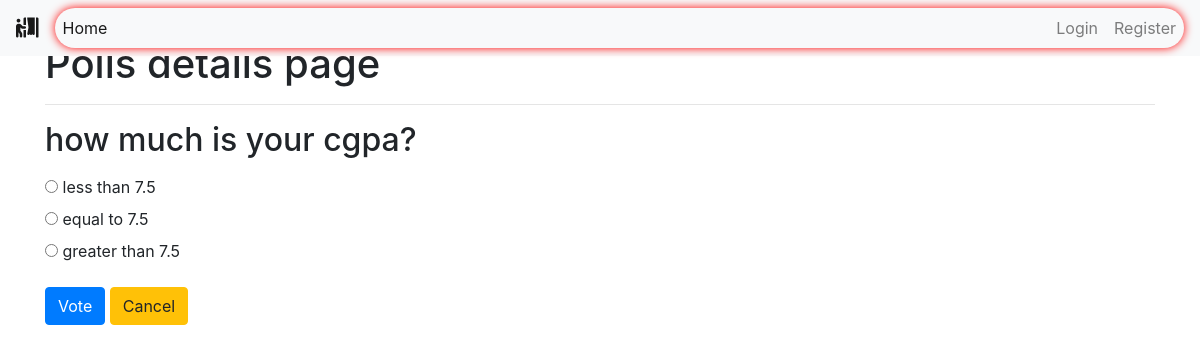
The page /polls/6/ on the database its author committed.
### polls/models.py (models this page shows, shortened)
class Poll(models.Model):
    owner = models.ForeignKey(User, on_delete=models.CASCADE)
    text = models.TextField()
    pub_date = models.DateTimeField(default=timezone.now)
    active = models.BooleanField(default=True)
    created_at = models.DateTimeField(auto_now_add=True)
    def __str__(self):
        return self.text

class Choice(models.Model):
    poll = models.ForeignKey(Poll, on_delete=models.CASCADE)
    choice_text = models.CharField(max_length=255)
    created_at = models.DateTimeField(auto_now_add=True)
    updated_at = models.DateTimeField(auto_now=True)

### polls/views.py (the view)
# urls.py: path('<int:poll_id>/', views.poll_detail, name='detail'),
def poll_detail(request, poll_id):
    poll = get_object_or_404(Poll, id=poll_id)
    if not poll.active:
        return render(request, 'polls/poll_result.html', {'poll': poll})
    loop_count = poll.choice_set.count()
    context = {
        'poll': poll,
        'loop_time': range(0, loop_count),
    }
    return render(request, 'polls/poll_detail.html', context)

### polls/templates/polls/poll_detail.html (shortened to what this page needs)
{% extends 'base.html' %}
{% block content %}
<div class="container">
    <h1>Polls details page</h1>
    <hr>
    <h2 class="mt-3 mb-3">{{ poll }}</h2>
    <form action="{% url 'polls:vote' poll.id %}" method="POST">
        {% for choice in poll.choice_set.all %}
        <input type="radio" name="choice" id="choice{{ forloop.counter }}" value="{{ choice.id }}">
        <label for="choice{{ forloop.counter }}">{{ choice.choice_text }}</label>
        <br>
        {% endfor %}
        <input type="submit" value="Vote" class="btn btn-primary mt-3">
        <a class="btn btn-warning mt-3" href="{% url 'polls:list' %}" role="button">Cancel</a>
    </form>
</div>
{% endblock content %}

### rows shown on the page
Poll: text "how much is your cgpa?"
Choice: choice_text "less than 7.5"
Choice: choice_text "equal to 7.5"
Choice: choice_text "greater than 7.5"
